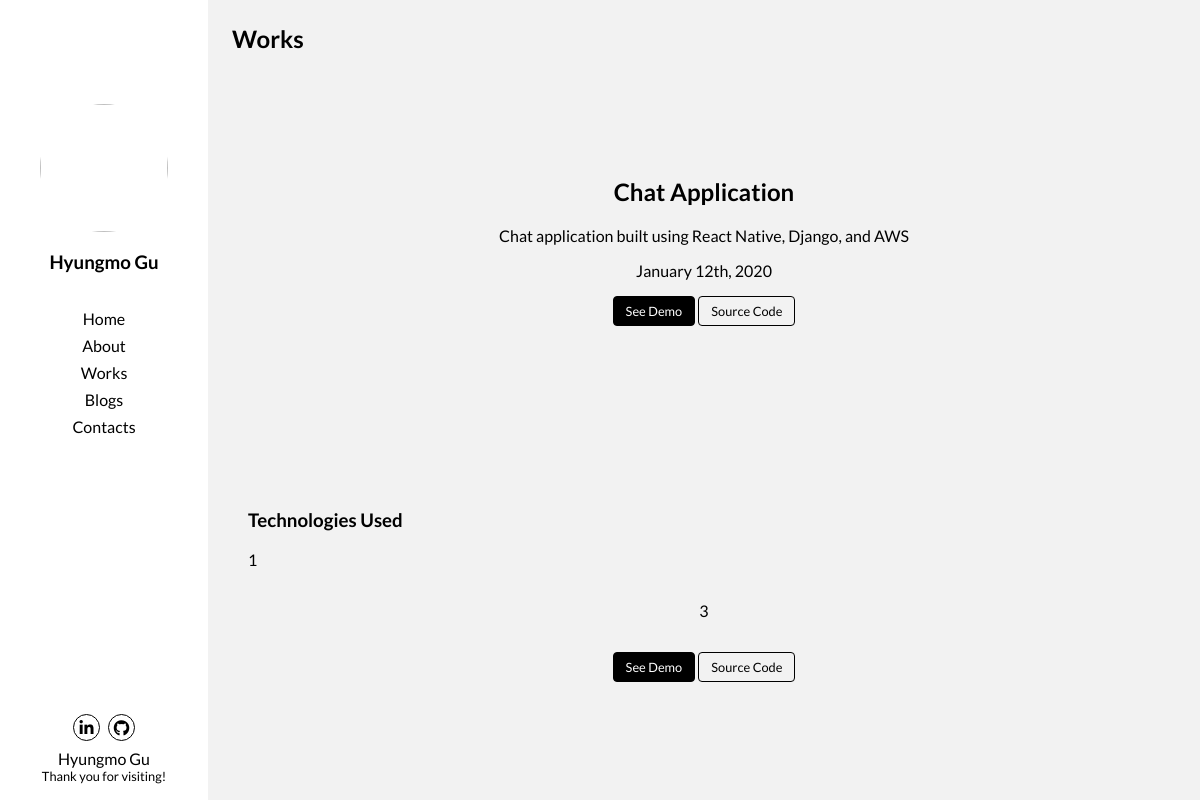
The app's page /works/10, older data.
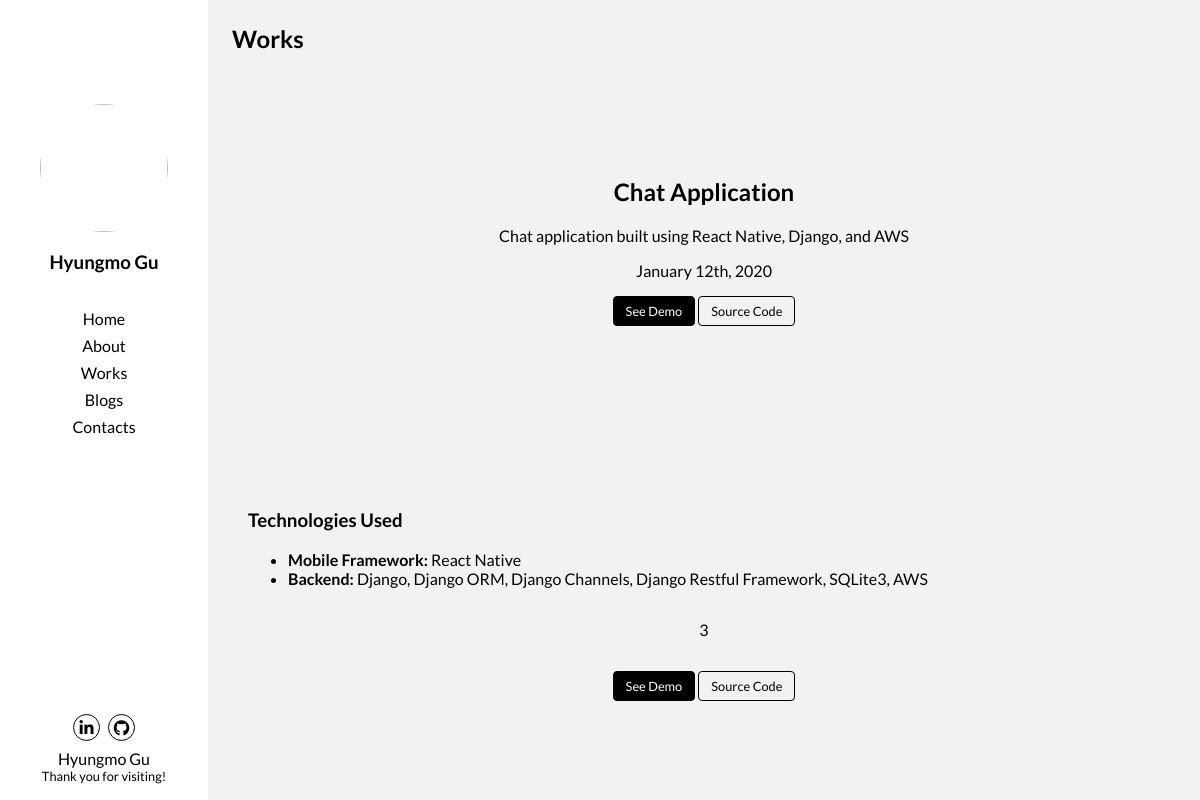
The same page, newer data.
### main/models.py (models this page shows, shortened)
class Project(models.Model):
    title = models.CharField(max_length=255)
    summary = models.CharField(max_length=255)
    date_created = models.DateTimeField(default=datetime.now, blank=True)
    image_main = models.URLField()
    url_demo = models.URLField()
    url_source_code = models.URLField()
    tools_used = models.TextField()
    challenges = models.TextField()
    result = models.TextField()

### main/views.py (the view)
# urls.py: path('works/<int:pk>', views.WorksDetailView.as_view(), name='works_detail'),
class WorksDetailView(DetailView):
    models=models.Project
    template_name = 'main/works_detail.html'
    def get(self, request, pk):
        project = get_object_or_404(
            models.Project,
            pk=pk)
        return render(request, self.template_name, {
            'project': project})

### templates/main/works_detail.html
{% extends 'layout.html' %}
{% load static %}
{% block body_content %}
    <div class="content content-works_detail">
        <header class="header--secondary p-6">
            <h2>Works</h2>
        </header>
        <section class="jumbotron">
            <div>
                <h2>{{ project.title }}</h2>
                <p>
                    {{ project.summary }}
                </p>
                <p>
                    {{ project.date_created|date:'F jS, Y'}}
                </p>
                <div>
                    {% if project.url_demo %}
                        <a href="{{ project.url_demo }}" class="btn btn--primary small">See Demo</a>
                    {% endif %}
                    {% if project.url_source_code %}
                        <a href="{{ project.url_source_code }}" class="btn btn--primary-outline small">Source Code</a>
                    {% endif %}
                </div>
            </div>
        </section>
        <div class="ml-4 mr-4">
            <article>
                <section class="mb-8 mt-8">
                    <h3>Technologies Used</h3>
                    {{ project.tools_used|safe }}
                </section>
                {% if project.result %}
                    <section class="images text-center mb-8">
                        {{ project.result|safe }}
                    </section>
                {% endif %}
                <section class="text-center mb-8">
                    <div>
                        {% if project.url_demo %}
                            <a href="{{ project.url_demo }}" class="btn btn--primary small">See Demo</a>
                        {% endif %}
                        {% if project.url_source_code %}
                            <a href="{{ project.url_source_code }}" class="btn btn--primary-outline small">Source Code</a>
                        {% endif %}
                    </div>
                </section>
            </article>
        </div>
    </div>
{% endblock %}

### templates/layout.html (shortened to what this page needs)
{% load static %}
<!DOCTYPE html>
<html>
    <head>
        <link rel="stylesheet" href="{% static 'css/font-awesome/all.css' %}">
        <link rel="stylesheet" href="{% static 'css/style.css' %}">
    </head>
    <body>
        <main role="main">
            <header class="header--primary-desktop">
                <img class="logo" src="https://hyungmogu-portfolio-site.s3-us-west-2.amazonaws.com/moe.jpeg">
                <nav class="menu menu--primary mb-4">
                    <h3 class="mb-9"><a href="{% url 'home' %}">Hyungmo Gu</a></h3>
                    <ul>
                        <li class="mb-2"><a href="{% url 'home' %}">Home</a></li>
                        <li class="mb-2"><a href="{% url 'about' %}">About</a></li>
                        <li class="mb-2"><a href="{% url 'works' %}">Works</a></li>
                        <li class="mb-2"><a href="{% url 'blogs' %}">Blogs</a></li>
                        <li class="mb-2"><a href="{% url 'contact' %}">Contacts</a></li>
                    </ul>
                </nav>
                <nav class="menu menu--social mb-4">
                    <ul>
                        <li class="mr-1"><a class="icon" href="https://www.linkedin.com/in/hyungmo-gu/"><i class="fab fa-linkedin-in"></i></a></li>
                        <li class="ml-1"><a class="icon" href="https://github.com/hyungmogu"><i class="fab fa-github"></i></a></li>
                    </ul>
                    <div>Hyungmo Gu</div>
                    <div class="small">Thank you for visiting!</div>
                </nav>
            </header>
            {% block body_content %}{% endblock %}
        </main>
    </body>
</html>

### static/css/style.css (style rules this page uses)
* { font-family: 'Lato', sans-serif; }
a { text-decoration: none; color: black; }
article { justify-content: space-evenly; }
@media screen and (min-width: 930px) { article { justify-content: initial; } }
body { background-color: #F2F2F2; height: 100vh; margin: 0; }
main { display: flex; padding-top: 3.7rem; }
main .content { width: 100vw; }
main .header--primary-desktop { display: none; align-items: center; flex-direction: column; }
@media screen and (min-width: 930px) { main { height: 100vh; overflow-y: hidden; padding-top: 0rem; } }
@media screen and (min-width: 930px) { main .content { width: calc(100vw - 13rem); } }
@media screen and (min-width: 930px) { main .header--primary-desktop { width: 13rem; display: flex; } }
.btn { display: inline-block; background-color: transparent; border: 1px solid transparent; text-align: center; padding: .375rem .75rem; border-radius: .25rem; text-decoration: none; }
.btn--primary { color: #fff; background-color: black; border-color: black; }
.btn--primary-outline { border-color: black; color: black; }
@media screen and (min-width: 930px) { .content { overflow-y: scroll; } }
.content-works_detail article { max-width: 57rem; margin: 0 auto; }
.jumbotron { padding-top: 2rem; min-height: 16rem; }
.jumbotron div { text-align: center; }
@media screen and (min-width: 750px) { .jumbotron { padding-top: 4rem; min-height: 17rem; } }
@media screen and (min-width: 930px) { .jumbotron { padding-top: 5rem; min-height: 20rem; } }
.header--primary-desktop { background-color: white; padding-top: calc(1.4rem + 1.3rem*2); }
.header--primary-desktop .logo { margin-top: 2.5rem; }
.header--secondary { padding: 1.5rem; }
.header--secondary h2 { margin: 0; }
.icon { width: 25px; height: 25px; display: flex; align-items: center; justify-content: center; border: 1px solid black; border-radius: 50%; cursor: pointer; text-decoration: none !important; color: inherit; }
.logo { width: 8rem; height: 8rem; border-radius: 50%; }
.menu ul { padding: 0; margin: 0; }
.menu li { list-style-type: none; }
.menu a { text-decoration: none; color: black; }
.menu.menu--primary { text-align: center; }
.menu.menu--primary a { color: black; }
.menu.menu--social { text-align: center; }
.menu.menu--social ul { display: flex; justify-content: center; margin-bottom: 0.5rem; }
@media screen and (min-width: 930px) { .menu.menu--social { text-align: center; margin-top: auto; } }
.ml-1 { margin-left: 0.25rem; }
.mr-1 { margin-right: 0.25rem; }
.mb-2 { margin-bottom: 0.5rem; }
.mb-4 { margin-bottom: 1rem; }
.ml-4 { margin-left: 1rem; }
.mr-4 { margin-right: 1rem; }
.mb-8 { margin-bottom: 2rem; }
.mt-8 { margin-top: 2rem; }
.mb-9 { margin-bottom: 2.25rem; }
.p-6 { padding: 1.5rem; }
.small { font-size: 80%; font-weight: 400; }
.text-center { text-align: center; }

Row changes from the older to the newer data that the page shows:
changed Project "Chat Application": tools_used "1" → "Mobile Framework: React Native Backend: Django, Django ORM, Django Channels, Django Restful Framework, SQLite3, AWS"
